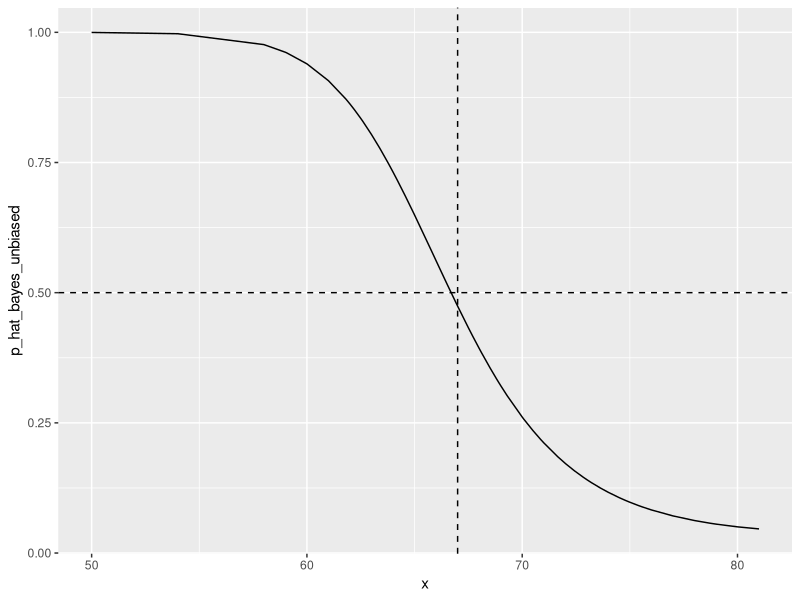
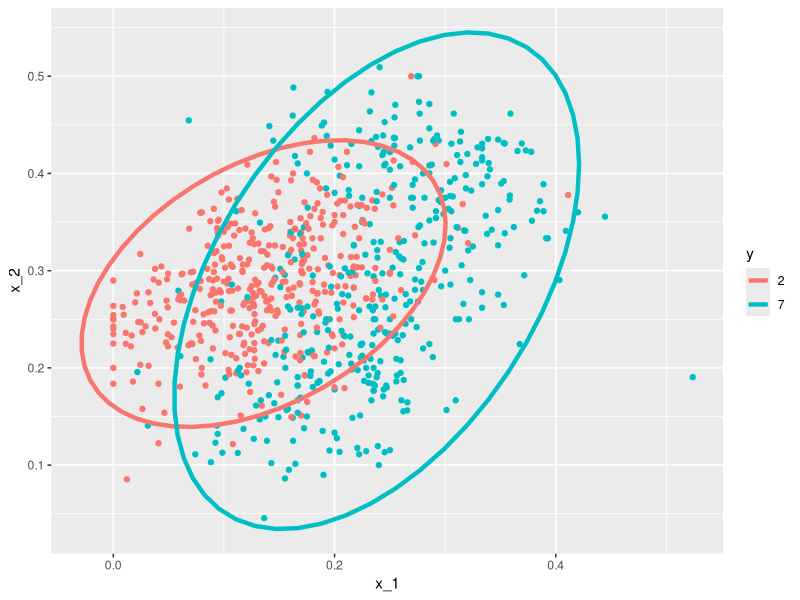
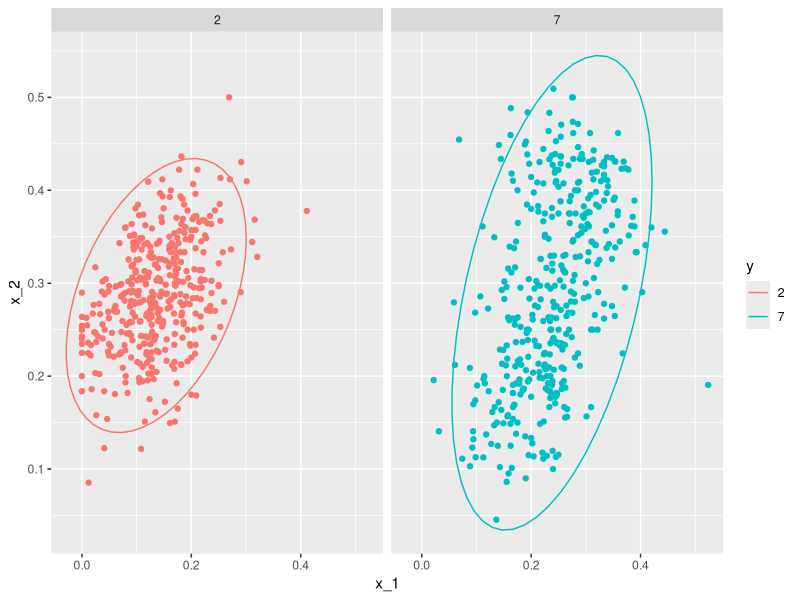

The R source for these figures, in order: (Note: this script raises an error after producing the figures.)
# Generating train and test set
library(tidyverse)
library(dslabs)
library(caret)
data("heights")
y <- heights$height
set.seed(2, sample.kind = "Rounding")
test_index <- createDataPartition(y, times = 1, p = 0.5, list = FALSE)
train_set <- heights %>% slice(-test_index)
test_set <- heights %>% slice(test_index)

# Estimating averages and standard deviations
params <- train_set %>%
  group_by(sex) %>%
  summarize(avg = mean(height), sd = sd(height))
params

# Estimating the prevalence
pi <- train_set %>% summarize(pi=mean(sex=="Female")) %>% pull(pi)
pi

# Getting an actual rule
x <- test_set$height
f0 <- dnorm(x, params$avg[2], params$sd[2])
f1 <- dnorm(x, params$avg[1], params$sd[1])
p_hat_bayes <- f1*pi / (f1*pi + f0*(1 - pi))

# Computing sensitivity
y_hat_bayes <- ifelse(p_hat_bayes > 0.5, "Female", "Male")
sensitivity(data = factor(y_hat_bayes), reference = factor(test_set$sex))

# Computing specificity
specificity(data = factor(y_hat_bayes), reference = factor(test_set$sex))

# Changing the cutoff of the decision rule
p_hat_bayes_unbiased <- f1 * 0.5 / (f1 * 0.5 + f0 * (1 - 0.5))
y_hat_bayes_unbiased <- ifelse(p_hat_bayes_unbiased > 0.5, "Female", "Male")
sensitivity(data = factor(y_hat_bayes_unbiased), reference = factor(test_set$sex))
specificity(data = factor(y_hat_bayes_unbiased), reference = factor(test_set$sex))

# Draw plot
qplot(x, p_hat_bayes_unbiased, geom = "line") +
  geom_hline(yintercept = 0.5, lty = 2) +
  geom_vline(xintercept = 67, lty = 2)

# Load data
data("mnist_27")

# Estimate parameters from the data
params <- mnist_27$train %>%
  group_by(y) %>%
  summarize(avg_1 = mean(x_1), avg_2 = mean(x_2),
            sd_1 = sd(x_1), sd_2 = sd(x_2),
            r = cor(x_1, x_2))
params

# Contour plots
mnist_27$train %>% mutate(y = factor(y)) %>%
  ggplot(aes(x_1, x_2, fill = y, color = y)) +
  geom_point(show.legend = FALSE) +
  stat_ellipse(type="norm", lwd = 1.5)

# Fit model
library(caret)
train_qda <- train(y ~., method = "qda", data = mnist_27$train)

# Obtain predictors and accuracy
y_hat <- predict(train_qda, mnist_27$test)
confusionMatrix(data = y_hat, reference = mnist_27$test$y)$overall["Accuracy"]

# Draw separate plots for 2s and 7s
mnist_27$train %>% mutate(y = factor(y)) %>%
  ggplot(aes(x_1, x_2, fill = y, color = y)) +
  geom_point(show.legend = FALSE) +
  stat_ellipse(type="norm") +
  facet_wrap(~y)

# LDA
params <- mnist_27$train %>%
  group_by(y) %>%
  summarize(avg_1 = mean(x_1), avg_2 = mean(x_2),
            sd_1 = sd(x_1), sd_2 = sd(x_2),
            r = cor(x_1, x_2))
params <- params %>% mutate(sd_1 = mean(sd_1), sd_2 = mean(sd_2), r = mean(r))
params
train_lda <- train(y ~., method = "lda", data = mnist_27$train)
y_hat <- predict(train_lda, mnist_27$test)
confusionMatrix(data = y_hat, reference = mnist_27$test$y)$overall["Accuracy"]

# case study 1-2-7
if(!exists("mnist"))mnist <- read_mnist()

set.seed(3456)    #use set.seed(3456, sample.kind="Rounding") in R 3.6 or later
index_127 <- sample(which(mnist$train$labels %in% c(1,2,7)), 2000)
y <- mnist$train$labels[index_127] 
x <- mnist$train$images[index_127,]
index_train <- createDataPartition(y, p=0.8, list = FALSE)

# get the quadrants
# temporary object to help figure out the quadrants
row_column <- expand.grid(row=1:28, col=1:28)
upper_left_ind <- which(row_column$col <= 14 & row_column$row <= 14)
lower_right_ind <- which(row_column$col > 14 & row_column$row > 14)

# binarize the values. Above 200 is ink, below is no ink
x <- x > 200 

# cbind proportion of pixels in upper right quadrant and proportion of pixels in lower right quadrant
x <- cbind(rowSums(x[ ,upper_left_ind])/rowSums(x),
           rowSums(x[ ,lower_right_ind])/rowSums(x)) 

train_set <- data.frame(y = factor(y[index_train]),
                        x_1 = x[index_train,1],
                        x_2 = x[index_train,2])

test_set <- data.frame(y = factor(y[-index_train]),
                       x_1 = x[-index_train,1],
                       x_2 = x[-index_train,2])

train_set %>%  ggplot(aes(x_1, x_2, color=y)) + geom_point()

# fit the model
train_qda <- train(y ~ ., method = "qda", data = train_set)
predict(train_qda, test_set, type = "prob") %>% head()
predict(train_qda, test_set) %>% head()
confusionMatrix(predict(train_qda, test_set), test_set$y)$table
confusionMatrix(predict(train_qda, test_set), test_set$y)$overall["Accuracy"]

train_lda <- train(y ~ ., method = "lda", data = train_set)
confusionMatrix(predict(train_lda, test_set), test_set$y)$overall["Accuracy"]

train_knn <- train(y ~ ., method = "knn", tuneGrid = data.frame(k = seq(15, 51, 2)),
                   data = train_set)
confusionMatrix(predict(train_knn, test_set), test_set$y)$overall["Accuracy"]

train_set %>% 
  mutate(y = factor(y)) %>% 
  ggplot(aes(x_1, x_2, fill = y, color=y)) + 
  geom_point(show.legend = FALSE) + 
  stat_ellipse(type="norm")

# Q1
library(dslabs)
library(caret)
library(tidyverse)
data("tissue_gene_expression")
set.seed(1993, sample.kind="Rounding") 
ind <- which(tissue_gene_expression$y %in% c("cerebellum", "hippocampus"))
y <- droplevels(tissue_gene_expression$y[ind])
x <- tissue_gene_expression$x[ind, ]
x <- x[, sample(ncol(x), 10)]
fit_lda <- train(x, y, method = "lda")
fit_lda$results["Accuracy"]

# Q2
fit_lda$finalModel$means

t(fit_lda$finalModel$means) %>% data.frame() %>%
  mutate(predictor_name = rownames(.)) %>%
  ggplot(aes(cerebellum, hippocampus, label = predictor_name)) +
  geom_point() +
  geom_text() +
  geom_abline()

# Q3
library(dslabs)      
library(caret)
data("tissue_gene_expression")

set.seed(1993, sample.kind="Rounding")
ind <- which(tissue_gene_expression$y %in% c("cerebellum", "hippocampus"))
y <- droplevels(tissue_gene_expression$y[ind])
x <- tissue_gene_expression$x[ind, ]
x <- x[, sample(ncol(x), 10)]
fit_qda <- train(x, y, method = "qda")
fit_qda$results["Accuracy"]

# Q4
fit_qda$finalModel$means

t(fit_qda$finalModel$means) %>% data.frame() %>%
  mutate(predictor_name = rownames(.)) %>%
  ggplot(aes(cerebellum, hippocampus, label = predictor_name)) +
  geom_point() +
  geom_text() +
  geom_abline()

# Q5
library(dslabs)
library(caret)
library(tidyverse)
data("tissue_gene_expression")
set.seed(1993, sample.kind="Rounding") 
ind <- which(tissue_gene_expression$y %in% c("cerebellum", "hippocampus"))
y <- droplevels(tissue_gene_expression$y[ind])
x <- tissue_gene_expression$x[ind, ]
x <- x[, sample(ncol(x), 10)]
fit_lda <- train(x, y, method = "lda", preProcess = "center")
fit_lda$results["Accuracy"]

fit_lda$finalModel$means

d <- apply(fit_lda$finalModel$means, 2, diff)
ind <- order(abs(d), decreasing = TRUE)[1:2]
plot(x[, ind], col = y)

# Q6
library(dslabs)      
library(caret)
data("tissue_gene_expression")

# set.seed(1993) # if using R 3.5 or earlier
set.seed(1993, sample.kind="Rounding") # if using R 3.6 or later
y <- tissue_gene_expression$y
x <- tissue_gene_expression$x
x <- x[, sample(ncol(x), 10)]
fit_lda <- train(x, y, method = "lda", preProcess = "center")
fit_lda$results["Accuracy"]
